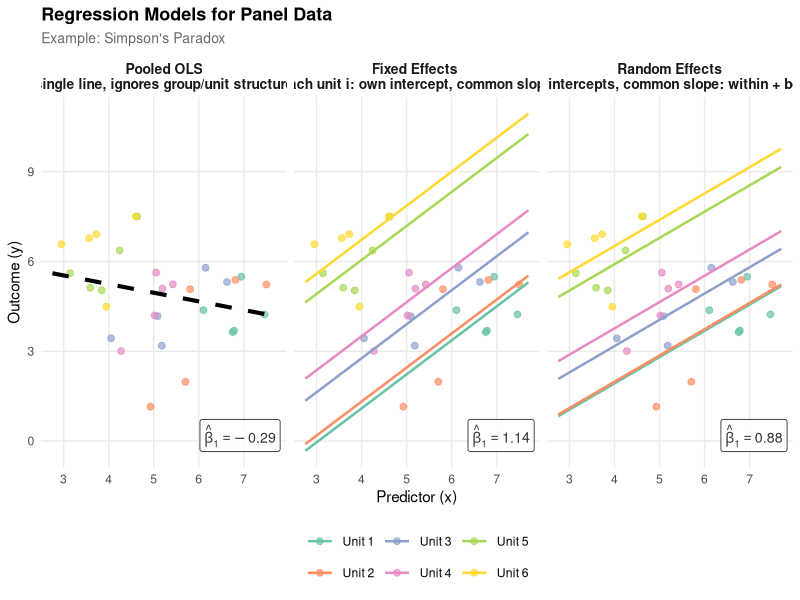

This figure's R source:
## ---- chunk 1
#| code-fold: true
#| label: fig-simpsons-paradox
#| fig-cap: "Simpson's Paradox in panel data. OLS recovers the spurious negative aggregate trend; unit-level methods reveal the true positive within-unit relationship. Random Effects partially pools intercepts toward the grand mean relative to FE."
#| fig-width: 11
#| fig-height: 5
#| message: false
#| warning: false

if (!requireNamespace("lme4", quietly = TRUE)) install.packages("lme4")

library(tidyverse)
library(lme4)
library(RColorBrewer)

set.seed(42)

n_units <- 6
n_obs   <- 5   # few obs per unit → θ ≈ 0.70, making RE visibly distinct from FE

# Simpson's paradox: between-unit trend is negative, within-unit trend is positive.
# Smaller unit spread + higher within noise keeps θ well below 1, so RE ≠ FE.
unit_x0 <- seq(6.5, 3.5, length.out = n_units)  # unit mean x (high → low)
unit_y0 <- seq(3.5, 6.5, length.out = n_units)  # unit mean y (low → high)

df <- map_dfr(seq_len(n_units), function(i) {
  x <- unit_x0[i] + rnorm(n_obs, 0, 0.70)
  y <- unit_y0[i] + 0.85 * (x - unit_x0[i]) + rnorm(n_obs, 0, 0.80)
  tibble(unit = factor(paste0("Unit ", i)), x = x, y = y)
})

unit_levels <- levels(df$unit)
xs <- seq(min(df$x) - 0.2, max(df$x) + 0.2, length.out = 80)

# ---- OLS ----
ols_fit   <- lm(y ~ x, data = df)
ols_slope <- as.numeric(coef(ols_fit)["x"])
ols_lines <- tibble(
  x = xs, y = as.numeric(coef(ols_fit)[1]) + ols_slope * xs,
  unit = "Overall", model = "OLS"
)

# ---- Fixed Effects ----
fe_fit   <- lm(y ~ x + unit, data = df)
fe_slope <- as.numeric(coef(fe_fit)["x"])
fe_ints  <- setNames(
  c(coef(fe_fit)["(Intercept)"],
    coef(fe_fit)["(Intercept)"] + coef(fe_fit)[paste0("unit", unit_levels[-1])]),
  unit_levels
)
fe_lines <- map_dfr(unit_levels, function(u) {
  tibble(x = xs, y = as.numeric(fe_ints[u]) + fe_slope * xs, unit = u, model = "Fixed Effects")
})

# ---- Random Effects (random intercept, ML) ----
# With our data, Cov(x_it, α_i) ≠ 0, so RE is biased: its slope will sit between
# the FE slope (within only) and the OLS slope (within + between confounded).
re_fit   <- lmer(y ~ x + (1 | unit), data = df, REML = FALSE)
re_slope <- as.numeric(fixef(re_fit)["x"])
re_int   <- as.numeric(fixef(re_fit)["(Intercept)"])
re_blup  <- data.frame(
  unit = rownames(ranef(re_fit)$unit),
  ran  = ranef(re_fit)$unit[[1]]
)
re_lines <- map_dfr(unit_levels, function(u) {
  ri <- re_blup$ran[re_blup$unit == u]
  tibble(x = xs, y = re_int + ri + re_slope * xs, unit = u, model = "Random Effects")
})

# ---- Combine ----
model_levels <- c("OLS", "Fixed Effects", "Random Effects")

lines_all <- bind_rows(ols_lines, fe_lines, re_lines) %>%
  mutate(model = factor(model, levels = model_levels))

scatter_all <- map_dfr(model_levels, function(m) {
  df %>% mutate(model = factor(m, levels = model_levels))
})

# ---- Slope annotations (one per panel) ----
slope_ann <- tibble(
  model = factor(model_levels, levels = model_levels),
  slope = c(ols_slope, fe_slope, re_slope),
  label = paste0("hat(beta)[1] == ", round(c(ols_slope, fe_slope, re_slope), 2))
)

# ---- Colours ----
unit_colours <- c(
  setNames(brewer.pal(n_units, "Set2"), unit_levels),
  "Overall" = "black"
)

# ---- Plot ----
ggplot() +
  geom_point(
    data = scatter_all,
    aes(x = x, y = y, colour = unit),
    size = 2.0, alpha = 0.70
  ) +
  geom_line(
    data = lines_all %>% filter(unit != "Overall"),
    aes(x = x, y = y, colour = unit),
    linewidth = 0.85
  ) +
  geom_line(
    data = lines_all %>% filter(unit == "Overall"),
    aes(x = x, y = y),
    colour = "black", linewidth = 1.4, linetype = "dashed"
  ) +
  geom_label(
    data  = slope_ann,
    aes(label = label),
    x = Inf, y = -Inf, hjust = 1.08, vjust = -0.5,
    size = 3.6, parse = TRUE,
    fill = alpha("white", 0.85), colour = "grey20", label.size = 0.3
  ) +
  scale_colour_manual(values = unit_colours) +
  facet_wrap(
    ~model, nrow = 1,
    labeller = as_labeller(c(
      "OLS"            = "Pooled OLS\n(single line, ignores group/unit structure)",
      "Fixed Effects"  = "Fixed Effects \neach unit i: own intercept, common slope",
      "Random Effects" = "Random Effects\n(shrunk intercepts, common slope: within + between)"
    ))
  ) +
  labs(
    title    = "Regression Models for Panel Data",
    subtitle = "Example: Simpson's Paradox",
    x      = "Predictor (x)",
    y      = "Outcome (y)",
    colour = NULL
  ) +
  theme_minimal(base_size = 11) +
  theme(
    strip.text       = element_text(face = "bold", size = 10),
    legend.position  = "bottom",
    legend.key.width = unit(1.5, "lines"),
    plot.title       = element_text(face = "bold", size = 13),
    plot.subtitle    = element_text(size = 10, colour = "grey40"),
    panel.grid.minor = element_blank()
  )
